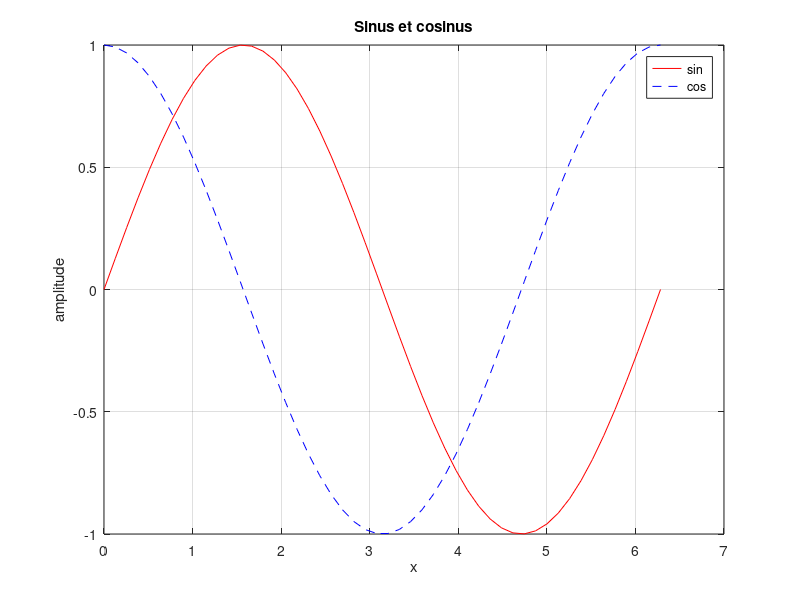

Reproduce this figure in MATLAB. (Note: this script raises an error after producing the figure.)
% test_graphique.m — figures et rendu SVG.
disp('--- graphique ---');

figure(1);
x = linspace(0, 2*pi, 50);
plot(x, sin(x), 'r-', x, cos(x), 'b--');
title('Sinus et cosinus');
xlabel('x');
ylabel('amplitude');
legend('sin', 'cos');
grid on;

svg = matlibre_svg();
assert(~isempty(strfind(svg, '<svg')));
assert(~isempty(strfind(svg, '</svg>')));
assert(~isempty(strfind(svg, 'Sinus et cosinus')));
assert(~isempty(strfind(svg, 'path')));

nom = [tempname() '.svg'];
print(nom);
contenu = fileread(nom);
assert(numel(contenu) > 500);
delete(nom);

% Plusieurs axes.
figure(2);
subplot(2, 1, 1);
bar([1 2 3]);
subplot(2, 1, 2);
stem([3 2 1]);
svg2 = matlibre_svg();
assert(~isempty(strfind(svg2, 'rect')));

% Histogramme et nuage de points.
figure(3);
scatter(1:10, (1:10).^2);
hold on;
plot(1:10, 10*(1:10));
hold off;
svg3 = matlibre_svg();
assert(~isempty(strfind(svg3, 'circle')));

%% ------------------------------- reduction d'un trace tres dense
% Cent mille points sur huit cents pixels : cent vingt-cinq par colonne,
% dont un seul se voit. Le trace n'en garde que l'enveloppe — premier,
% minimum, maximum, dernier de chaque colonne — et le fichier passe de
% 1,6 Mo a 25 ko. Ce qui est verifie ici, c'est que le dessin ne change
% pas : l'enveloppe reduite doit couvrir la meme etendue que l'originale.
close all;
xd = 0:0.00001:1;
yd = sin(2 * pi * 50 * xd) .* exp(-2 * xd);
figure; plot(xd, yd);
fichierDense = [tempname() '.svg'];
print(fichierDense);
texteDense = fileread(fichierDense);
delete(fichierDense);

% Le chemin du trace, extrait du SVG.
debut = strfind(texteDense, '<path d="');
assert(~isempty(debut));
reste = texteDense(debut(1) + 9:end);
fin = strfind(reste, '"');
chemin = reste(1:fin(1) - 1);

% Le fichier tient : sans reduction il ferait plus d'un megaoctet.
assert(numel(texteDense) < 200000);

% Les coordonnees du chemin.
morceaux = strsplit(strtrim(chemin), ' ');
xs = []; ys = [];
k = 1;
while k <= numel(morceaux)
    if strcmp(morceaux{k}, 'M') || strcmp(morceaux{k}, 'L')
        xs(end + 1) = str2double(morceaux{k + 1});   %#ok<SAGROW>
        ys(end + 1) = str2double(morceaux{k + 2});   %#ok<SAGROW>
        k = k + 3;
    else
        k = k + 1;
    end
end
assert(numel(xs) > 100);              % l'enveloppe reste detaillee
assert(numel(xs) < numel(xd) / 10);   % mais bien plus courte que l'original

% L'etendue verticale du trace reduit est celle du trace complet : c'est
% ce qui garantit qu'aucune crete n'a ete perdue. On compare en pixels,
% avec la meme transformation que le rendu.
assert(max(ys) - min(ys) > 400);      % la sinusoide occupe la hauteur
assert(max(xs) - min(xs) > 650);      % et toute la largeur

% Un trace court n'est pas touche : ses points sont tous rendus.
close all;
xc = 0:0.25:1;
figure; plot(xc, xc .^ 2);
fichierCourt = [tempname() '.svg'];
print(fichierCourt);
texteCourt = fileread(fichierCourt);
delete(fichierCourt);
assert(numel(strfind(texteCourt, 'L ')) >= 4);

%% ----------------------------- poignees : gca, gcf et leurs proprietes
% « ax = gca ; ax.XTick = [...] » est la facon courante de regler un axe en
% MATLAB. gca rendait un simple nombre : l'ecriture au point echouait sur
% « dot indexing is not supported », et le script s'arretait la.
close all;
figure;
plot(0:0.1:10, sin(0:0.1:10));
ax = gca;
assert(strcmp(class(ax), 'matlab.graphics.axis.Axes'));
ax.XTick = [0 2.5 5 7.5 10];
assert(isequal(ax.XTick, [0 2.5 5 7.5 10]));
% Les limites qu'on n'a pas fixees sont celles des donnees, pas 0..1.
bornes = ax.XLim;
assert(abs(bornes(1) - 0) < 1e-9 && abs(bornes(2) - 10) < 1e-9);
ax.YLim = [-2 2];
assert(isequal(ax.YLim, [-2 2]));
ax.XScale = 'log';
assert(strcmp(ax.XScale, 'log'));
ax.XScale = 'linear';
ax.Box = 'off';
assert(strcmp(ax.Box, 'off'));
% « ax.Title = 'texte' » pose le titre ; le lire rend la poignee du
% texte, comme dans MATLAB, et c'est sur elle qu'on lit la chaine.
ax.Title = 'un titre';
assert(strcmp(get(ax.Title, 'String'), 'un titre'));

% La forme historique marche aussi.
set(ax, 'YTick', [-1 0 1], 'FontSize', 12);
assert(isequal(get(ax, 'YTick'), [-1 0 1]));
assert(get(ax, 'FontSize') == 12);

% Les graduations imposees se retrouvent dans le rendu.
fichierTicks = [tempname() '.svg'];
print(fichierTicks);
texteTicks = fileread(fichierTicks);
delete(fichierTicks);
assert(~isempty(strfind(texteTicks, '2.5')));
assert(~isempty(strfind(texteTicks, 'un titre')));

% La poignee de figure porte son nom et son numero.
fg = gcf;
assert(strcmp(class(fg), 'matlab.ui.Figure'));
fg.Name = 'ma figure';
assert(strcmp(fg.Name, 'ma figure'));
assert(fg.Number >= 1);

% Une propriete inconnue est refusee, en la nommant.
essaiPropriete = false;
try
    ax.ProprieteQuiNExistePas = 3;
catch e
    essaiPropriete = ~isempty(strfind(e.message, 'ProprieteQuiNExistePas'));
end
assert(essaiPropriete);

close all;
%% ------------------------------------ axis equal, square et off au rendu
% « axis equal » ne doit pas seulement etre accepte : il doit changer
% l'image. On le verifie sur le SVG, la ou tout est mesurable.
figure
plot([0 10], [0 1]);           % dix fois plus large que haut
svgLibre = matlibre_svg();
% Sans « axis equal », l'axe des y ne va pas au-dela de 1.
assert(isempty(strfind(svgLibre, '>-3<')));
axis equal
svgEgal = matlibre_svg();
% Avec, la boite du trace etant plus large que haute, l'axe des y couvre
% davantage d'unites : les graduations descendent sous -1.
assert(~isempty(strfind(svgEgal, '>-3<')));
assert(isequal(axis, [0 10 0 1]));   % les bornes des donnees, inchangees

% « axis square » rend la boite carree : le cadre du trace doit l'etre.
figure
plot(1:10);
axis square
svgCarre = matlibre_svg();
debut = strfind(svgCarre, '<rect x=');
assert(numel(debut) >= 2);           % le fond, puis la boite du trace

% « axis off » retire le cadre, les graduations et les etiquettes ; le
% titre, lui, reste — c'est ce que fait MATLAB.
figure
plot(1:10);
title('avec axes'); xlabel('x'); ylabel('y');
svgAvec = matlibre_svg();
assert(~isempty(strfind(svgAvec, 'avec axes')));
assert(~isempty(strfind(svgAvec, 'stroke="#222"')));
axis off
svgSans = matlibre_svg();
assert(~isempty(strfind(svgSans, 'avec axes')));      % le titre reste
assert(isempty(strfind(svgSans, 'class="axe"')));     % plus de graduations
assert(numel(svgSans) < numel(svgAvec));
axis on
close all

%% ------------------------------------------------ decoupages en cases
% Chaque axe porte son propre decoupage : deux « subplot » de grilles
% differentes coexistent, et le second efface seulement les cases qu'il
% recouvre. C'est ce que fait MATLAB, et c'est ce qui empechait un
% diagramme de Bode de deplacer les cases voisines.
cases = @() numel(strfind(matlibre_svg(), 'fill="white" stroke="#222"'));
figure
subplot(2, 2, 1); plot(1:10);
subplot(2, 2, 2); plot(1:10);
assert(cases() == 2);
subplot(2, 1, 2); plot(1:10);          % recouvre les cases 3 et 4, pas 1 ni 2
assert(cases() == 3);
subplot(1, 1, 1); plot(1:10);          % recouvre tout
assert(cases() == 1);
% Revenir sur une case deja ouverte la reprend, sans en creer une autre.
figure
subplot(2, 2, 1); plot(1:10);
subplot(2, 2, 2); plot(1:10);
subplot(2, 2, 1); plot(2:11);
assert(cases() == 2);
% Une case peut en couvrir plusieurs.
figure
subplot(2, 2, [1 2]); plot(1:10);
subplot(2, 2, 3); plot(1:10);
assert(cases() == 2);
% Une case hors du decoupage est refusee.
tropLoin = false;
try
    subplot(2, 2, 7);
catch err
    tropLoin = strcmp(err.identifier, 'MATLAB:subplot:SubplotIndexTooLarge');
end
assert(tropLoin);

%% --------------------------------------------------- axes places a la main
% « axes('Position',[g b l h]) » place un axe ou l'on veut, en fractions
% de la figure, l'origine en bas a gauche.
figure
haut = axes('Position', [0.1 0.55 0.8 0.35]);
bas = axes('Position', [0.1 0.1 0.8 0.35]);
assert(cases() == 2);
assert(max(abs(get(haut, 'Position') - [0.1 0.55 0.8 0.35])) < 1e-9);
% « axes(h) » revient sur un axe : le trace suivant y va.
axes(haut);
plot(1:10);
assert(max(abs(get(gca, 'Position') - [0.1 0.55 0.8 0.35])) < 1e-9);
% Une poignee reste valide quand un autre axe disparait : elle porte
% l'identifiant de son axe, pas son rang.
figure
premier = subplot(2, 2, 1);
subplot(2, 2, 4);
subplot(2, 1, 2);                      % efface les cases 3 et 4
set(premier, 'YLim', [0 5]);
assert(max(abs(get(premier, 'YLim') - [0 5])) < 1e-9);

%% ------------------------------------------------- echelles logarithmiques
% Un axe logarithmique porte ses graduations aux puissances de dix, et les
% ecrit en exposant — 10 puissance moins deux, non 0.01.
figure
semilogx(logspace(-2, 3, 100), ones(1, 100));
svgLog = matlibre_svg();
assert(~isempty(strfind(svgLog, '10<tspan')));
assert(~isempty(strfind(svgLog, '>-2</tspan>')));
assert(~isempty(strfind(svgLog, '>3</tspan>')));
% En lineaire, aucune puissance en exposant.
figure
plot(logspace(-2, 3, 100), ones(1, 100));
assert(isempty(strfind(matlibre_svg(), '10<tspan')));
% Un axe logarithmique en y ne tombe pas sur les valeurs negatives.
figure
semilogy([1 2 3], [-1 10 100]);
svgY = matlibre_svg();
assert(~isempty(strfind(svgY, '10<tspan')));
close all

%% ------------------------------------------- le titre est un objet
% « z = title(...) » rend une poignee, sur laquelle on ecrit : c'est ce
% que font les scripts qui grossissent leur titre.
figure
plot(1:10);
z = title('un titre');
assert(strcmp(class(z), 'matlab.graphics.primitive.Text'));
assert(strcmp(get(z, 'String'), 'un titre'));
set(z, 'FontSize', 16);
assert(get(z, 'FontSize') == 16);
svgTitre = matlibre_svg();
assert(~isempty(strfind(svgTitre, 'font-size="16px"')));
assert(~isempty(strfind(svgTitre, 'un titre')));
% L'etiquette d'un axe aussi, et « gca » les rend.
e = xlabel('temps');
set(e, 'String', 't (s)');
assert(strcmp(get(get(gca, 'XLabel'), 'String'), 't (s)'));
assert(strcmp(get(get(gca, 'Title'), 'String'), 'un titre'));
% Une propriete qu'on ne sait pas rendre est acceptee sans rien casser.
set(z, 'Color', [1 0 0]);
set(z, 'Interpreter', 'tex');
% Une propriete qui n'existe pas est refusee, comme dans MATLAB.
inconnue = false;
try
    set(z, 'CetteProprieteNExistePas', 1);
catch err
    inconnue = strcmp(err.identifier, 'MATLAB:hg:InvalidProperty');
end
assert(inconnue);
close all

%% ------------------------------------------ droites, graduations, aires
% « xline » et « yline » traversent l'axe sans en changer les bornes :
% c'est ce qui les distingue d'un trace a deux points.
figure
plot([1 2 3], [10 20 30]);
avant = ylim();
yline(1000);
apres = ylim();
assert(isequal(avant, apres));      % la droite n'a pas etire l'axe
svgDroites = matlibre_svg();
assert(~isempty(strfind(svgDroites, '<line')));
xline(2, '--r', 'ici');
assert(~isempty(strfind(matlibre_svg(), 'ici')));
% Un vecteur donne autant de droites.
figure
plot(1:10);
xline([2 4 6]);
assert(numel(strfind(matlibre_svg(), 'stroke-width="1.5"')) >= 3);

% Les graduations imposees, et leurs etiquettes.
figure
plot(1:10);
xticks([1 5 10]);
assert(isequal(xticks(), [1 5 10]));
xticklabels({'debut', 'milieu', 'fin'});
assert(numel(xticklabels()) == 3);
svgEtiquettes = matlibre_svg();
assert(~isempty(strfind(svgEtiquettes, 'milieu')));
xticks('auto');
assert(isempty(xticks()));
yticks([0 5 10]);
assert(isequal(yticks(), [0 5 10]));

% « xlim » et « get(gca,'XLim') » disent la meme chose : les bornes des
% donnees quand on ne les a pas fixees.
figure
plot([2 4 8], [1 2 3]);
assert(isequal(xlim(), [2 8]));
assert(isequal(get(gca, 'XLim'), [2 8]));
xlim([0 10]);
assert(isequal(xlim(), [0 10]));

% « cla » vide l'axe courant, et lui seul.
figure
subplot(1, 2, 1); plot(1:10); title('a effacer');
subplot(1, 2, 2); plot(10:-1:1); title('a garder');
subplot(1, 2, 1); cla;
svgApresCla = matlibre_svg();
assert(isempty(strfind(svgApresCla, 'a effacer')));
assert(~isempty(strfind(svgApresCla, 'a garder')));

% Les aires et les polygones sont remplis.
figure
area(1:5, [1 3 2 4 3]);
assert(~isempty(strfind(matlibre_svg(), 'fill-opacity')));
figure
fill([0 1 1 0], [0 0 1 1], 'r');
assert(~isempty(strfind(matlibre_svg(), 'fill-opacity')));

% « line » ajoute sans effacer.
figure
plot(1:10);
line([1 10], [5 5], 'Color', '#D95319', 'LineWidth', 2);
assert(numel(strfind(matlibre_svg(), '<path')) == 2);

% « tiledlayout » et « nexttile » remplissent les cases dans l'ordre.
figure
tiledlayout(2, 2);
nexttile; plot(1:10);
nexttile; plot(sin(1:10));
nexttile; bar([3 1 2]);
assert(numel(strfind(matlibre_svg(), 'fill="white" stroke="#222"')) == 3);
% Et l'on peut sauter a une case donnee.
figure
tiledlayout(1, 3);
nexttile(3); plot(1:5);
assert(numel(strfind(matlibre_svg(), 'fill="white" stroke="#222"')) == 1);

% « errorbar » trace la courbe et ses barres.
figure
errorbar(1:5, [2 4 3 5 4], 0.4 * ones(1, 5));
assert(numel(strfind(matlibre_svg(), '<path')) >= 2);
close all

disp('graphique : toutes les verifications passent');
